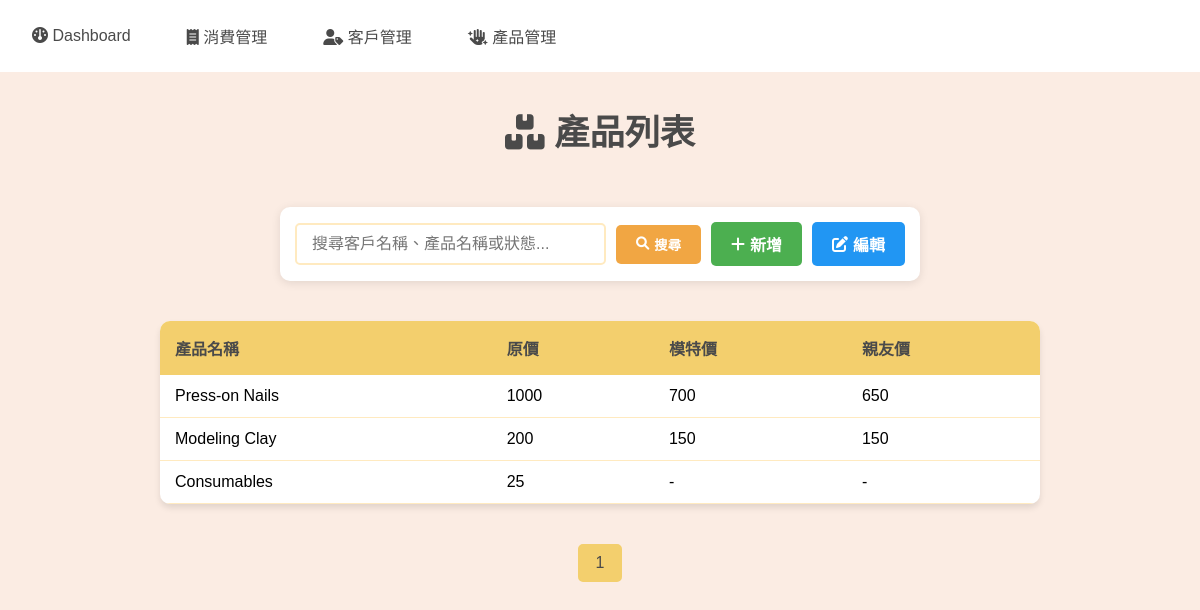
The app's page /src/product_list.php with its own data.
### tables this page shows
CREATE TABLE `price` (
  `product_id` int(11) NOT NULL,
  `name` varchar(255) DEFAULT NULL,
  `original` int(11) DEFAULT NULL,
  `model` int(11) DEFAULT NULL,
  `friend` int(11) DEFAULT NULL
);

### src/product_list.php (the view, shortened to what this page needs)
<?php
include("condb.php");
try {
    $page = isset($_GET['page']) ? max(1, intval($_GET['page'])) : 1;
    $perPage = 10;
    $offset = ($page - 1) * $perPage;
    $search = isset($_GET['search']) ? trim($_GET['search']) : '';
    $searchCondition = '';
    $searchParams = [];
    $count_sql = "SELECT COUNT(*) FROM price $searchCondition";
    $count_stmt = $db->prepare($count_sql);
    $count_stmt->execute($searchParams);
    $total_records = $count_stmt->fetchColumn();
    $total_pages = ceil($total_records / $perPage);
    $sql = "SELECT * FROM price $searchCondition ORDER BY product_id DESC LIMIT ? OFFSET ?";
    $stmt = $db->prepare($sql);
    $stmt->execute(array_merge($searchParams, [$perPage, $offset]));
    $prices = $stmt->fetchAll(PDO::FETCH_ASSOC);
} catch (Exception $e) {
    $_SESSION['message'] = "系統錯誤：" . $e->getMessage();
    $_SESSION['message_type'] = "error";
}
?>
<!DOCTYPE html>
<html lang="zh-TW">
<head>
    <link rel="stylesheet" href="/assets/css/sub.css">
    <link rel="stylesheet" href="/assets/css/admin_nav.css">
    <link rel="stylesheet" href="https://cdnjs.cloudflare.com/ajax/libs/font-awesome/6.0.0/css/all.min.css">
</head>
<body>
<div class="top-nav">
        <div class="nav-links">
            <a href="dashboard.php" class="menu-item"><i class="fa-solid fa-gauge"></i> Dashboard</a>
            <a href="consume_list.php" class="menu-item"><i class="fa-solid fa-receipt"></i> 消費管理</a>
            <a href="customer_list.php" class="menu-item"><i class="fa-solid fa-user-tag"></i> 客戶管理</a>
            <a href="product_list.php" class="menu-item"><i class="fa-solid fa-hand-sparkles"></i> 產品管理</a>
        </div>
    </div>
    <div class="container">
        <h1><i class="fas fa-boxes"></i> 產品列表</h1>
        <div class="search-box">
            <form method="get" action="">
                <input type="text" name="search" placeholder="搜尋客戶名稱、產品名稱或狀態..."
                    value="<?php echo htmlspecialchars($search); ?>">
                <button type="submit" class="btn btn-search">
                    <i class="fas fa-search"></i> 搜尋
                </button>
                <a href="product_add.php" class="btn btn-add">
                    <i class="fas fa-plus"></i> 新增
                </a>
                <a href="product_deal.php" class="btn btn-edit">
                    <i class="fas fa-edit"></i> 編輯
                </a>
            </form>
        </div>
        <table>
            <thead>
                <tr>
                    <th>產品名稱</th>
                    <th>原價</th>
                    <th>模特價</th>
                    <th>親友價</th>
                </tr>
            </thead>
            <tbody>
                <?php if (empty($prices)): ?>
                    <tr>
                        <td colspan="4" style="text-align: center;">沒有找到符合的資料</td>
                    </tr>
                <?php else: ?>
                    <?php foreach ($prices as $price): ?>
                        <tr>
                            <td><?php echo htmlspecialchars($price['name']); ?></td>
                            <td><?php echo htmlspecialchars($price['original'] ?? '-'); ?></td>
                            <td><?php echo htmlspecialchars($price['model'] ?? '-'); ?></td>
                            <td><?php echo htmlspecialchars($price['friend'] ?? '-'); ?></td>
                        </tr>
                    <?php endforeach; ?>
                <?php endif; ?>
            </tbody>
        </table>
        <div class="pagination">
            <?php for ($i = 1; $i <= $total_pages; $i++): ?>
                <a href="?page=<?php echo $i; ?>&search=<?php echo urlencode($search); ?>"
                class="<?php echo ($page == $i) ? 'active' : ''; ?>">
                    <?php echo $i; ?>
                </a>
            <?php endfor; ?>
        </div>
    </div>
</body>
</html>

### assets/css/sub.css (style rules this page uses)
:root { --primary-color: #FFD700; --secondary-color: #FFF3B0; --accent-color: #FFB347; --background: #FFFAF0; --card-bg: #FFFFFF; --text-color: #5A4A41; --add-button: #4CAF50; --edit-button: #2196F3; --hover-color: #FFF8DC; --max-width: 1200px; }
* { margin: 0; padding: 0; box-sizing: border-box; font-family: "cwTeXYen", sans-serif; }
body { background-color: var(--background); min-height: 100vh; }
.container { width: 70%; max-width: var(--max-width); padding: 0 20px; margin: 0 auto; display: flex; flex-direction: column; align-items: center; }
h1 { color: var(--text-color); text-align: center; margin: 2rem 3rem; font-size: 2.2em; font-weight: 600; width: 100%; }
.search-box { margin: 20px 20px; padding: 15px; background-color: var(--card-bg); border-radius: 10px; box-shadow: 0 2px 10px rgba(0, 0, 0, 0.1); display: flex; justify-content: space-between; align-items: center; width: 80%; }
.search-box form { display: flex; align-items: center; gap: 10px; flex-grow: 1; }
.search-box input[type="text"] { flex-grow: 1; padding: 10px 15px; border: 2px solid var(--secondary-color); border-radius: 5px; font-size: 1em; transition: border-color 0.3s; }
.btn { padding: 10px 20px; border: none; border-radius: 5px; cursor: pointer; font-weight: bold; transition: all 0.3s ease; display: inline-flex; align-items: center; gap: 5px; text-decoration: none; }
.btn-search { background-color: var(--accent-color); color: white; }
.btn-add { background-color: var(--add-button); color: white; }
.btn-edit { background-color: var(--edit-button); color: white; }
table { font-family: 'cwTeXYen'; width: 110%; border-collapse: collapse; margin: 20px 0; background-color: var(--card-bg); border-radius: 10px; overflow: hidden; box-shadow: 0 4px 6px rgba(0, 0, 0, 0.1); }
th { background-color: var(--primary-color); color: var(--text-color); font-weight: bold; padding: 15px; text-align: left; }
td { padding: 12px 15px; border-bottom: 1px solid var(--secondary-color); }
.pagination { display: flex; justify-content: center; gap: 10px; margin: 20px 0; width: 100%; }
.pagination a { padding: 8px 16px; background: var(--card-bg); color: var(--text-color); text-decoration: none; border-radius: 5px; transition: all 0.3s; border: 2px solid var(--secondary-color); }
.pagination a:hover, .pagination a.active { background: var(--primary-color); color: var(--text-color); border-color: var(--primary-color); }

### assets/css/admin_nav.css (style rules this page uses)
:root { --primary-color: #f3cf6d; --secondary-color: #ffeac0; --accent-color: #f1a643; --background: #fbece3; --card-bg: #FFFFFF; --text-color: #4A4A4A; }
.top-nav { background-color: var(--card-bg); padding: 1rem; display: flex; align-items: left; justify-content: space-between; }
.nav-links { display: flex; gap: 1.5rem; align-items: center; }
.nav-links a { color: var(--text-color); text-decoration: none; padding: 0.5rem 1rem; border-radius: 5px; transition: all 0.3s ease; }

### records on screen
price: name "Press-on Nails", original "1000", model "700", friend "650"
price: name "Modeling Clay", original "200", model "150", friend "150"
price: name "Consumables", original "25", model "-", friend "-"
